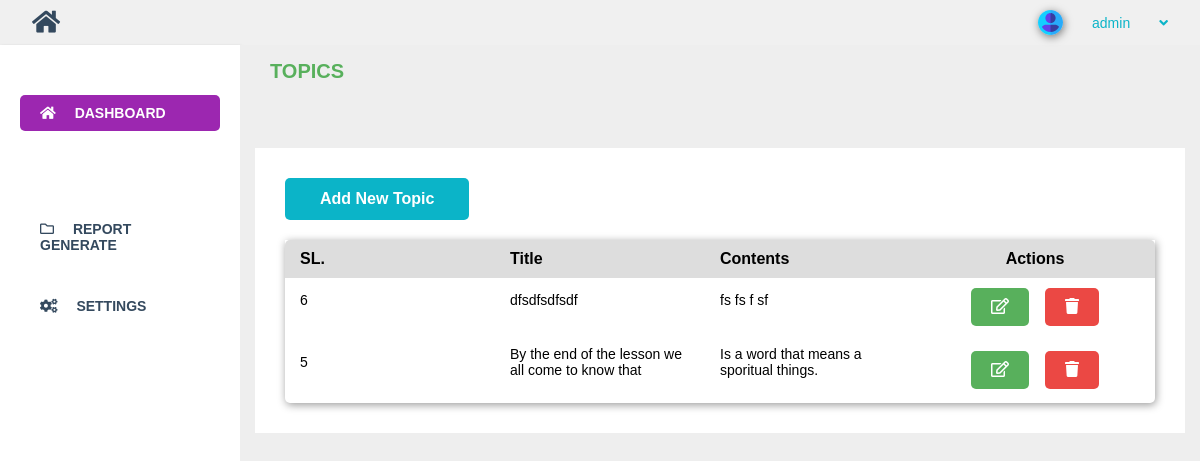
Screenshot of /admin/topics.php (signed in) with the database file from the repository.
### tables this page shows
CREATE TABLE `topics` (
  `id` int(10) NOT NULL,
  `title` varchar(255) DEFAULT NULL,
  `content` longtext DEFAULT NULL
);

### crud/topics.php (called while the page is built, shortened)
<?php
$conn = database();
function topics() {
    global $conn;
    $sql = "select * from topics order by id desc";
    $result = $conn->query($sql);
    if($result->num_rows > 0) {
        $data = array();
        while($row=$result->fetch_assoc()) {
            $data[] = $row;
        }
        return $data;
    }
}
?>

### admin/topics.php (the view, shortened to what this page needs)
<?php
require_once('../crud/topics.php');
?>
<!DOCTYPE html>
<html lang="en">
<head>
    <link rel="stylesheet" href="css/fontawesome.css">
    <link rel="stylesheet" href="style.css">
</head>
<body>
    <div id="main">
        <div id="page-wrapper">
            <div class="dashboard-area">
                <h3 class="section-heading">Topics</h3>
                <div class="wrapper">
                    <div class="topics-heading">
                        <a href="add-topic.php" class="btn btn-blue">Add New Topic</a>
                    </div>
                    <div class="topics-table">
                        <div class="tbl-head">
                            <strong>SL.</strong>
                            <strong>Title</strong>
                            <strong>Contents</strong>
                            <strong style="text-align: center;">Actions</strong>
                        </div>
                        <div class="tbl-body">
                            <?php if(topics() != null) { foreach(topics() as $item) : ?>
                            <div class="tbl-row">
                                <p>
                                    <?php echo $item['id']; ?>
                                </p>
                                <p>
                                <?php echo substr(strip_tags($item['title']), 0, 60); ?>
                                </p>
                                <p>
                                    <?php echo substr(strip_tags($item['content']), 0, 60); ?>
                                </p>
                                <div class="actions">
                                    <div class="actions-btn">
                                        <a href="add-topic.php?id=<?php echo $item['id']; ?> " class="btn btn-green"><i class="far fa-edit"></i></a>
                                        <a href="topics.php?delete=<?php echo $item['id']; ?>" class="btn btn-red"><i class="fas fa-trash"></i></a>
                                    </div>
                                </div>
                            </div>
                            <?php endforeach; }?>
                        </div>
                    </div>
                </div>
            </div>
        </div>
    </div>
</body>
</html>

### admin/style.css (style rules this page uses)
* { margin: 0; padding: 0; box-sizing: border-box; font-family: Arial, Helvetica, sans-serif; }
:root { --th-bg-blue: #0bb4c8; --th-bg-green: #58b05c; --th-bg-danger: #eb4844; --th-bg-light:#eeeeee; --th-bg-primary:#9c27b0; --text-blue: #0bb4c8; --text-green: #58b05c; --text-danger: #eb4844; --text-white: white; --text-dark: #34495E; }
body { overflow: hidden; }
.btn { border-radius: 5px; display: inline-block; padding: 12px 35px; border: none; color: var(--text-white); cursor: pointer; text-decoration: none; font-size: 16px; font-weight: 600; }
.btn-blue { background-color: var(--th-bg-blue); }
.btn-green { background-color: var(--th-bg-green); }
.btn-red { background-color: var(--th-bg-danger); }
#page-wrapper { display: flex; justify-content: space-between; }
.dashboard-area { width: 80%; height: 100vh; padding-bottom: 100px; overflow-y: auto; background-color: var(--th-bg-light); }
h3.section-heading { color: var(--text-green); text-transform: uppercase; padding: 15px 30px; text-align: left; font-size: 20px; margin-bottom: 50px; }
.wrapper { padding: 30px; background: white; margin: 0 15px; }
.wrapper p { font-size: 14px; margin-bottom: 15px; }
.tbl-head { display: flex; justify-content: space-between; background: #ddd; padding: 10px 15px; border-top-left-radius: 5px; border-top-right-radius: 5px; align-items: center; }
.tbl-head strong { flex-basis: 25%; }
.tbl-row { display: flex; justify-content: space-between; padding: 10px 15px; align-items: center; }
.tbl-row p { flex-basis: 22%; }
.actions { text-align: center; flex-basis: 25%; }
.actions-btn { display: flex; justify-content: center; align-items: center; }
.actions-btn .btn { padding: 10px 20px; margin: 0 8px; }
.topics-table { box-shadow: 1px 2px 8px rgba(0, 0, 0, 0.4); border-bottom-left-radius: 5px; border-bottom-right-radius: 5px; }
.topics-heading { margin-bottom: 20px; }

### rows the page displays
topics: id "6", title "dfsdfsdfsdf", content "fs fs f sf"
topics: id "5", title "By the end of the lesson we all come to know that", content "Is a word that means a sporitual things."

### other values shown
$_SESSION['user_type'] "admin"
